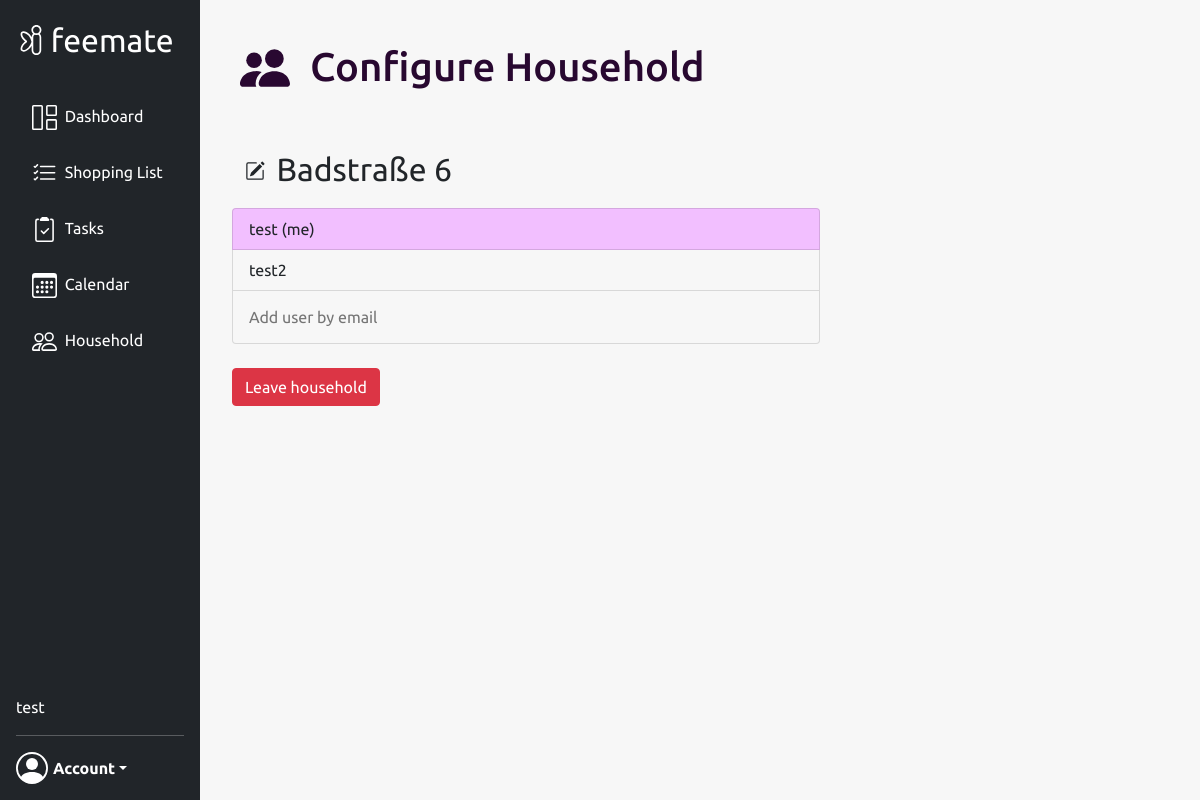
Page /household (signed in) on the earlier database version.
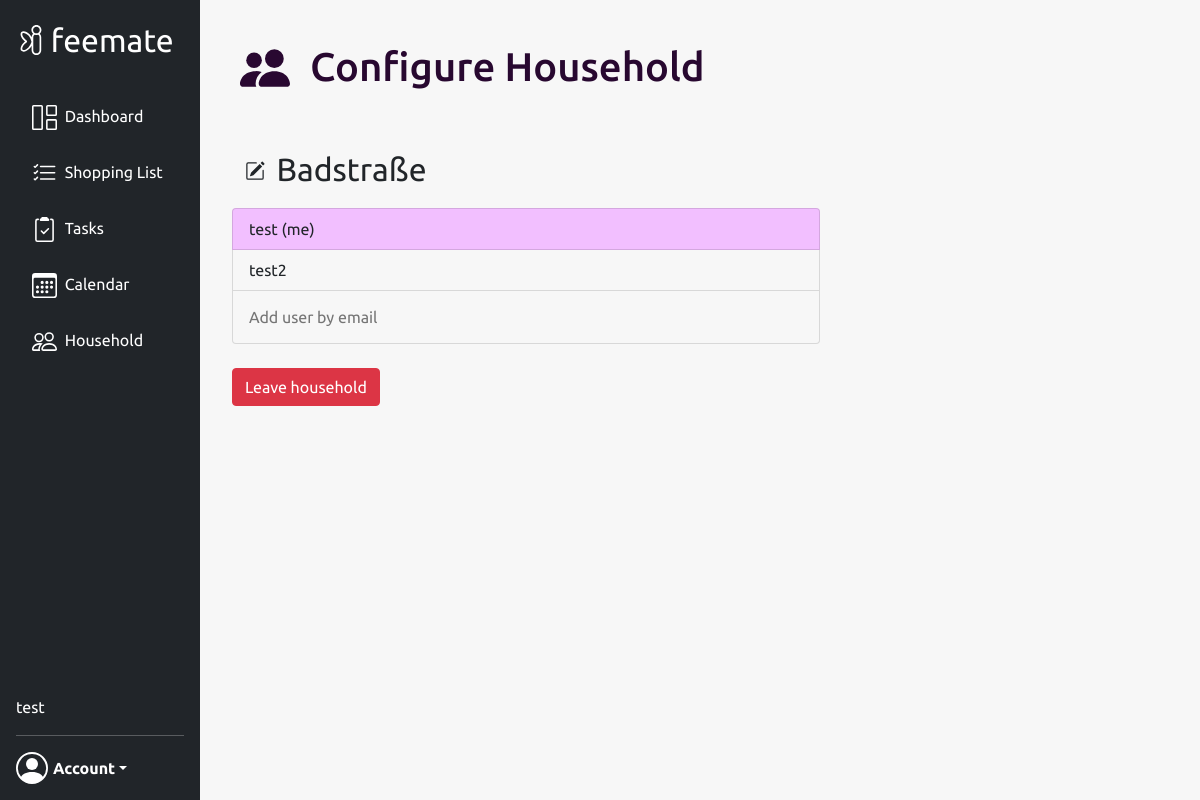
Same page on the later database version.
### website/models.py (models this page shows, shortened)
class User(db.Model, UserMixin):
    id = db.Column(db.Integer, primary_key=True)
    uuid = db.Column(db.Text(length=36), default=lambda: str(uuid.uuid4()), unique=True)
    email = db.Column(db.String(150), unique=True)
    password = db.Column(db.String(150))
    first_name = db.Column(db.String(150))
    events = db.relationship('Event')
    tasks = db.relationship('Task')
    group_id = db.Column(db.Integer, db.ForeignKey('group.id'))

class Group(db.Model):
    id = db.Column(db.Integer, primary_key=True)
    uuid = db.Column(db.Text(length=36), default=lambda: str(uuid.uuid4()), unique=True)
    name = db.Column(db.String(100))
    users = db.relationship('User')
    notes = db.relationship('Note')
    items = db.relationship('Item')
    events = db.relationship('Event')
    tasks = db.relationship('Task')

### website/views.py (the view, shortened to what this page needs)
@views.route('/household', methods=['GET', 'POST'])
@login_required
def household():
    return render_template("household.html", current_user=current_user, group=get_current_group())

### website/__init__.py (called while the page is built)
def create_app():
    app = Flask(__name__)
    app.config['SECRET_KEY'] = 'SECRET_KEY'
    app.config['SQLALCHEMY_DATABASE_URI'] = f'sqlite:///{DB_NAME}'
    db.init_app(app)
    from .views import views
    from .auth import auth
    from .api import api
    app.register_blueprint(views, url_prefix='/')
    app.register_blueprint(auth, url_prefix='/')
    app.register_blueprint(api)
    create_database(app)
    login_manager = LoginManager()
    login_manager.login_view = 'auth.login'
    login_manager.init_app(app)
    from .models import User
    @login_manager.user_loader
    def load_user(user_id):
        return User.query.get(int(user_id))
    return app

### website/views.py (called while the page is built)
def get_current_group():
    group = Group.query.filter_by(id=current_user.group_id).first()
    return group

### website/templates/household.html (shortened to what this page needs)
{% extends "base.html" %}{% block title %}Household{% endblock %}
{% block content %}
<div class="d-flex flex-row">
        <div class="p-2 page-icon">
            <img src="/static/images/people-fill.svg"
                 class="header-logo"
                 alt="household"
                 width="50"
                 height="50"/>
        </div>
        <div class="p-2">
            <h1 class="header-text">Configure Household</h1>
        </div>
</div>
<br />
{% if current_user.group_id != None %}
    <div class="d-flex flex-row flex-row-custom">
        <div class="p-0" style="display: flex; align-items: flex-end;">
            <button type="button" class="btn btn-custom" id="edit-button" name="edit-button" onclick="editGroupName()">
            </button>
        </div>
        <div class="p-2">
            <form method="POST">
                <input class="form-control-plaintext group-name-text-input"
                       id="group-name"
                       name="group-name"
                       disabled readonly
                       type="text"
                       onfocus=" let value = this.value; this.value = null; this.value=value"
                       pattern="[A-Za-z0-9ÄÖÜäöüß -]{2,30}"
                       value="{{group.name}}">
            </form>
        </div>
    </div>
    <ul class="list-group">
        {% for user in group.users %}
            <li class="list-group-item {{ 'current-user-highlighting' if current_user.first_name == user.first_name else '' }}">
                {{user.first_name}}
                {{' (me)'if current_user.first_name == user.first_name else ''}}
            </li>
        {% endfor %}
             <li class="list-group-item">
                 <form method="POST">
                     <input class="form-control-plaintext form-control-add-user"
                            id="add-user-email"
                            name="add-user-email"
                            type="text"
                            placeholder="Add user by email"
                            pattern="[a-z0-9._%+-]+@[a-z0-9.-]+\.[a-z]{2,4}$">
                 </form>
            </li>
    </ul>
    <br/>
    <button type="button" class="btn btn-danger" onclick="leaveGroup({{group.id}})">Leave household</button>
{% endif %}
{% endblock %}

### website/templates/base.html (shortened to what this page needs)
<!DOCTYPE html>
<html>
    <head>
        <link rel="stylesheet"
              href="https://stackpath.bootstrapcdn.com/bootstrap/4.4.1/css/bootstrap.min.css"
/>
        <link rel="stylesheet"
              href="https://stackpath.bootstrapcdn.com/font-awesome/4.7.0/css/font-awesome.min.css"
/>
        <link rel="stylesheet"
              href="https://cdn.jsdelivr.net/npm/bootstrap@5.1.3/dist/css/bootstrap.min.css"
>
        <link rel="stylesheet" href="/static/styles.css">
        <link rel="stylesheet" href="https://cdn.jsdelivr.net/npm/bootstrap-icons@1.8.1/font/bootstrap-icons.css">
        <link rel='stylesheet' href='https://cdn.jsdelivr.net/npm/fullcalendar@5.11.0/main.min.css'/>
    </head>
    <body class="body font">
        <nav class="d-flex flex-column flex-shrink-0 p-3 text-white bg-dark custom-navbar" id="sidebar">
            <a href="/" class="d-flex align-items-center mb-3 mb-md-0 me-md-auto text-white text-decoration-none">
                <img class="invert-svg"
                     src="/static/images/fairy_logo.svg"
                     alt="fairy"
                     width="30"
                     height="30"/>
                <span class="fs-2" style="margin-left: 0.15em;">feemate</span>
            </a>
            <br/>
            <ul class="nav nav-pills flex-column mb-auto">
                <li>
                    <a href="/dashboard" class="nav-link text-white {{ '' if current_user.is_authenticated else 'disabled' }}">
                        <text class="navbar-text">Dashboard</text>
                    </a>
                </li>
                <li>
                    <a href="/list" class="nav-link text-white {{ '' if current_user.is_authenticated else 'disabled' }}">
                        <img class="invert-svg"
                             src="/static/images/list-check-solid.svg"
                             alt="shoppinglist"
                             width="25"
                             height="25"/>
                        <text class="navbar-text">Shopping List</text>
                    </a>
                </li>
                <li>
                    <a href="/tasks" class="nav-link text-white {{ '' if current_user.is_authenticated else 'disabled' }}">
                        <text class="navbar-text">Tasks</text>
                    </a>
                </li>
                <li>
                    <a href="/calendar" class="nav-link text-white {{ '' if current_user.is_authenticated else 'disabled' }}">
                        <text class="navbar-text">Calendar</text>
                    </a>
                </li>
                <li>
                    <a href="/household" class="nav-link text-white">
                        <text class="navbar-text">Household</text>
                    </a>
                </li>
            </ul>
            <text class="current-user-name">{{current_user.first_name}}</text>
            <hr>
            {% if current_user.is_authenticated %}
                <div class="dropdown">
                    <a href="#" class="d-flex align-items-center text-white text-decoration-none dropdown-toggle"
                       id="dropdownUser1"
                       data-bs-toggle="dropdown"
                       aria-haspopup="true"
                       aria-expanded="false">
                        <img class="invert-svg" src="/static/images/user.svg" alt="" width="32" height="32" class="rounded-circle me-2"/>
                        <strong class="font" style="margin-left: 5px;">Account</strong>
                    </a>
                </div>
            {% else %}
                <div class="container">
                    <a href="/login" class="d-flex align-items-center text-white text-decoration-none login-button">Login</a>
                </div>
            {% endif %}
        </nav>
        <div class="container-fluid container-fluid-custom">
            {% block content %}
            {% endblock %}
        </div>
    </body>
</html>

### website/static/styles.css (style rules this page uses)
.custom-navbar { height: 100vh; width: 200px; top: 0; left: 0; position: fixed; display: flex; }
.invert-svg { -webkit-filter: invert(1); filter: invert(1); }
.flex-row-custom { align-items: center; }
.navbar-text { margin-left: 4px; }
.body { background-color: #f7f7f7; }
.font { font-family: 'Ubuntu', sans-serif; }
.container-fluid-custom { position: fixed; left: 200px; top: 0; margin-left: 20px; margin-top: 35px; max-width: 1300px; }
.page-icon { width: 50px; }
.list-group-item { background-color: #f7f7f7; width: 50%; }
.current-user-highlighting { background-color: #f2bfff; }
.header-text { margin-left: 20px; color: #280830; }
.header-logo { filter: invert(8%) sepia(23%) saturate(5363%) hue-rotate(267deg) brightness(93%) contrast(105%); }
.bg-dark { background-color: #181b1f; }
.group-name-text-input { padding: 0.2em; font-size: 2em; border: 0; box-shadow: none; }
*, *::before, *::after { box-sizing: border-box; }
.form-control-add-user { border: 0; box-shadow: none; background-color: transparent; }
.btn-custom { width: 30px; }

Differences in the rows shown:
changed Group: group-name "Badstraße 6" → "Badstraße"
